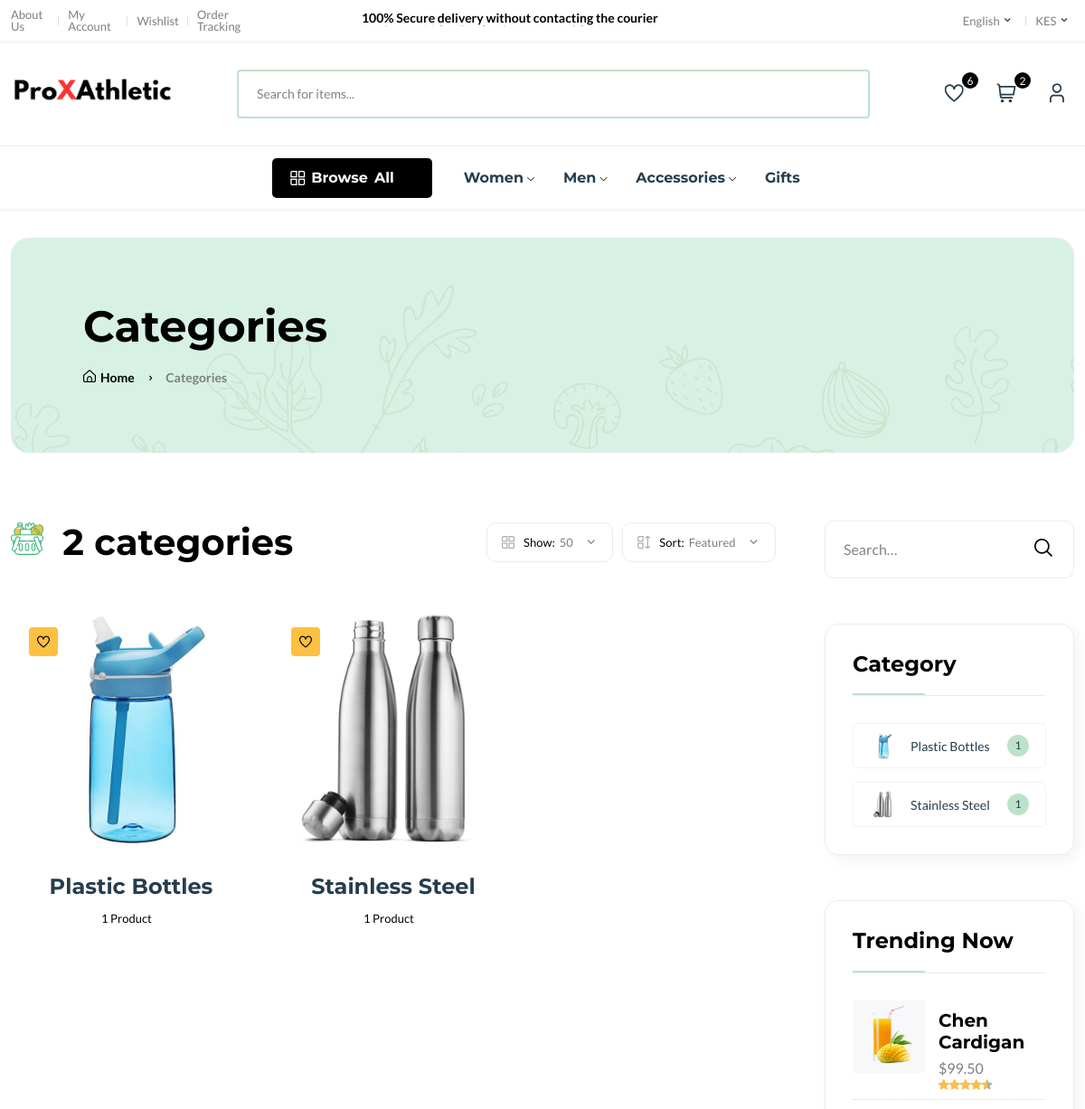
The page /category/ (upper part) on the database as committed earlier.
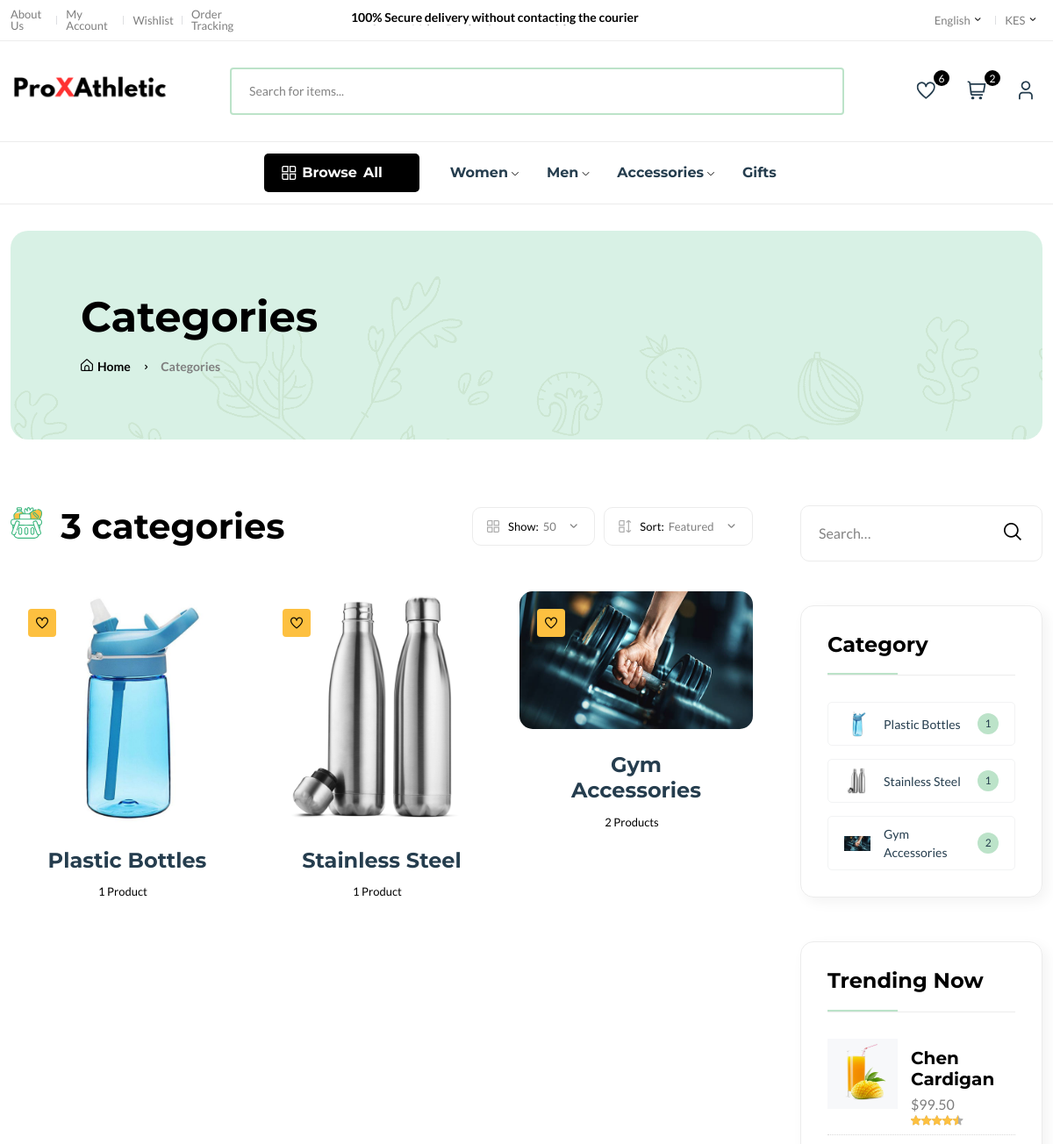
The same page on the database as committed later.
### prossyApp/models.py (models this page shows, shortened)
class Category(models.Model):
    cid = ShortUUIDField(unique=True, length=10, max_length=20, prefix="cat", alphabet="abcdefg123456")
    title = models.CharField(max_length=100, default="Pink")
    image = models.ImageField(upload_to="category", default="category.jpg")
    class Meta:
        verbose_name_plural = "Categories"

### prossyApp/views.py (the view)
# urls.py: path("category/", category_list_view, name="category-list"),
def category_list_view(request):
    categories = Category.objects.all()
    context = {
        "categories": categories
    }
    return render(request, 'core/category-list.html', context)

### prossyApp/context_processor.py (called while the page is built)
def default(request):
    categories = Category.objects.all()
    try:
        address = Address.objects.get(user=request.user)
    except:
        address = None
    return {
        'categories': categories,
        'address':address,
    }

### templates/core/category-list.html (shortened to what the changed rows need)
    {% extends 'partials/base.html' %}
    {% load static %}
    {% block content %}
    <main class="main">
        <div class="page-header mt-30 mb-75">
            <div class="container">
                <div class="archive-header">
                    <div class="row align-items-center">
                        <div class="col-xl-3">
                            <h1 class="mb-15">Categories</h1>
                        </div>
                    </div>
                </div>
            </div>
        </div>
        <div class="page-content mb-50">
            <div class="container">
                <div class="row">
                    <div class="col-lg-9">
                        <div class="shop-product-fillter mb-50 pr-30">
                            <div class="totall-product">
                                <h2>
                                    <img class="w-36px mr-10" src="assets/imgs/theme/icons/category-1.svg" alt="" />
                                    {{categories.count}} categories
                                </h2>
                            </div>
                        </div>
                        <div class="loop-grid pr-30">
                            <div class="row">
                                {% for c in categories %}
                                <article class="col-xl-4 col-lg-6 col-md-6 text-center hover-up mb-30 animated">
                                    <div class="post-thumb">
                                        <a href="{% url 'prossyApp:category-product-list' c.cid %}">
                                            <img class="border-radius-15" src="{{c.image.url}}" alt="" />
                                        </a>
                                        <div class="entry-meta">
                                            <a class="entry-meta meta-2" href="blog-category-grid.html"><i class="fi-rs-heart"></i></a>
                                        </div>
                                    </div>
                                    <div class="entry-content-2">
                                        <h4 class="post-title mb-15">
                                            <a href="{% url 'prossyApp:category-product-list' c.cid %}">{{c.title}}</a>
                                        </h4>
                                        <div class="entry-meta font-xs color-grey mt-10 pb-10">
                                            <div>
                                                <span class="hit-count mr-10">{{c.category.count}} Product{{c.category.count|pluralize}}</span>
                                            </div>
                                        </div>
                                    </div>
                                </article>
                                {% endfor %}
                            </div>
                        </div>
                    </div>
                    <div class="col-lg-3 primary-sidebar sticky-sidebar">
                        <div class="widget-area">
                            <div class="sidebar-widget widget-category-2 mb-50">
                                <ul>
                                    {% for c in categories %}
                                    <li>
                                        <a href="shop-grid-right.html"> <img src="{{c.image.url}}" alt="" />{{c.title}}</a><span class="count">{{c.category.count}}</span>
                                    </li>
                                    {% endfor %}
                                </ul>
                            </div>
                        </div>
                    </div>
                </div>
            </div>
        </div>
    </main>
    {% endblock content %}

Rows that differ between the two databases and show on the page:
added Category: image (picture), title "Gym Accessories", category.count "2"
Other text that changed with them:
{{ categories.count }}: "2" → "3"
